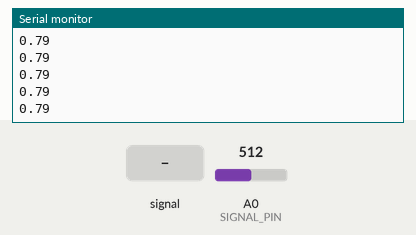
Recording of a sketch running on a simulated Arduino Uno, built with avr-gcc and run on an emulated ATmega328P. Parts: the last lines printed to the serial monitor. The test bench sets the inputs (shaded band); at power-on: A0 (SIGNAL_PIN) = 512.

Above: at 1.2 s.
1.3 s: A0 (SIGNAL_PIN) fed a 200 Hz sine of ±81 counts around its level
At 2.0 s:
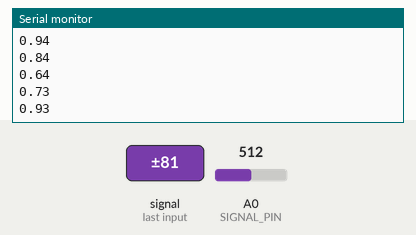
2.8 s: A0 (SIGNAL_PIN) set to 716
At 3.3 s:
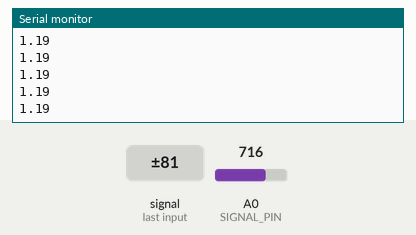
4.3 s: A0 (SIGNAL_PIN) fed a 1000 Hz sine of ±255 counts around its level
At 5.2 s:
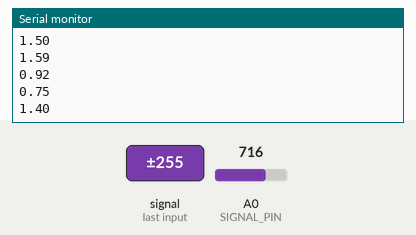
5.8 s: A0 (SIGNAL_PIN) set to 900
At 6.7 s:
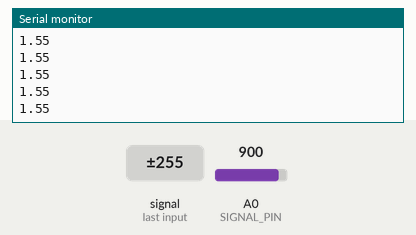
Timing chart, 0 to 8.3 s (numbered marks = the images above; inputs shaded):
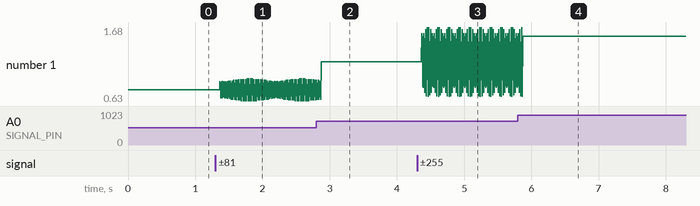

Measured:
- after the input at 1.3 s, the serial monitor: prints a new line after 0.07 s (image 1)
- after the input at 2.8 s, the serial monitor: prints a new line after 0.07 s (image 2)
- after the input at 4.3 s, the serial monitor: prints a new line after 0.07 s (image 3)
- after the input at 5.8 s, the serial monitor: prints a new line after 0.07 s (image 4)
- plotted number 1: 0.79 → 0.72 after the input at 1.3 s, 0.72 → 1.19 after the input at 2.8 s, 1.19 → 1.5 after the input at 4.3 s, 1.5 → 1.55 after the input at 5.8 s

The sketch:

Software_Defined_PLL.ino
```cpp
#include "main.h"
#define CARRIER_FREQUENCY 103822
#define PI 3.141592654
#define OMEGA (2 * PI * CARRIER_FREQUENCY)
#define SAMPLING_FREQUENCY 500000
#define SIGNAL_PIN A0


double angle = 0.0;
double signal_Value = 0.0;
double phase_error = 0.0;

double offset_angle_to_oscillator = 0.0;
double error = 0.0;

double I_channel_mixed_signal = 0.0;
double Q_channel_mixed_signal = 0.0;

double I_channel = 0.0;
double I_previous_offset_angle = 0.0;

double Q_channel = 0.0;
double Q_previous_offset_angle = 0.0;

double phase_discriminator = 0.0;
double discriminator_prev = 0.0;
double step = 0;
double LOC_OSC_signal = 0.0;


void setup()
{
  pinMode(SIGNAL_PIN, INPUT);
  Serial.begin(9600);
}

void loop()
{
  angle = OMEGA * step/SAMPLING_FREQUENCY ;
  signal_Value = analogRead(SIGNAL_PIN);
  double mapped = 0.787 + mapFloat(signal_Value, 0, 1023, -100, 100) / 100 ;


 // signal_Value = cos(angle + 0.5);
  phase_error = phase_angle_detector(mapped, angle, error);
  error = phase_error;


 Serial.println(mapped);


  step++;
  delayMicroseconds(2);


}


/**
 * phase_angle_detector - gets the phase angle.
 * @oscillator_signal: angle of the oscilator signal
 * Return: phase angle in radians.
 */

double phase_angle_detector(double received_signal, double angle, double error)
{

      I_channel_mixed_signal = received_signal * cos(acos(cos(angle)));
      Q_channel_mixed_signal = received_signal * sin(asin(sin(angle)));
    //  Serial.println(acos(cos(angle)) + error);


      I_channel = lowPass_filter(I_channel_mixed_signal, I_previous_offset_angle);
      I_previous_offset_angle = I_channel;


      Q_channel = lowPass_filter(Q_channel_mixed_signal,  Q_previous_offset_angle);
      Q_previous_offset_angle = Q_channel;

      //phase discriminator
      //phase_discriminator = lowPass_filter(I_channel * Q_channel, discriminator_prev);
      //discriminator_prev = phase_discriminator;
     // offset_angle_to_oscillator = asin(8 * phase_discriminator) / 2;
      offset_angle_to_oscillator = atan(Q_channel/I_channel);

      return offset_angle_to_oscillator;
}

double mapFloat(double x, double in_min, double in_max, double out_min, double out_max)
{
    return (x - in_min) * (out_max - out_min) / (in_max - in_min) + out_min;
}
```

functions.ino
```cpp
#define ALPHA 0.005

/**
 * lowPass_filter - removes the high frequency signal after the mixing
 * process.
 *
 * @mixed_signal: the signal as a result of mixing.
 * @previous_signal: previously output signal.
 * Return: dc offset signal correlating to the phase shift.
 *
 */
float lowPass_filter(double mixed_signal, double previous_signal)
{
	return ALPHA * mixed_signal + (1 - ALPHA) * previous_signal;
}
```

main.h
```cpp
#ifndef MAIN_H
#define MAIN_H


typedef struct Data
{
  char *I_bit;
  char *Q_bit;
} Data;
float average_shift(double received_signal, double local_osc, double previous_signal);
float lowPass_filter(double mixed_signal, double previous_signal);

#endif
```
